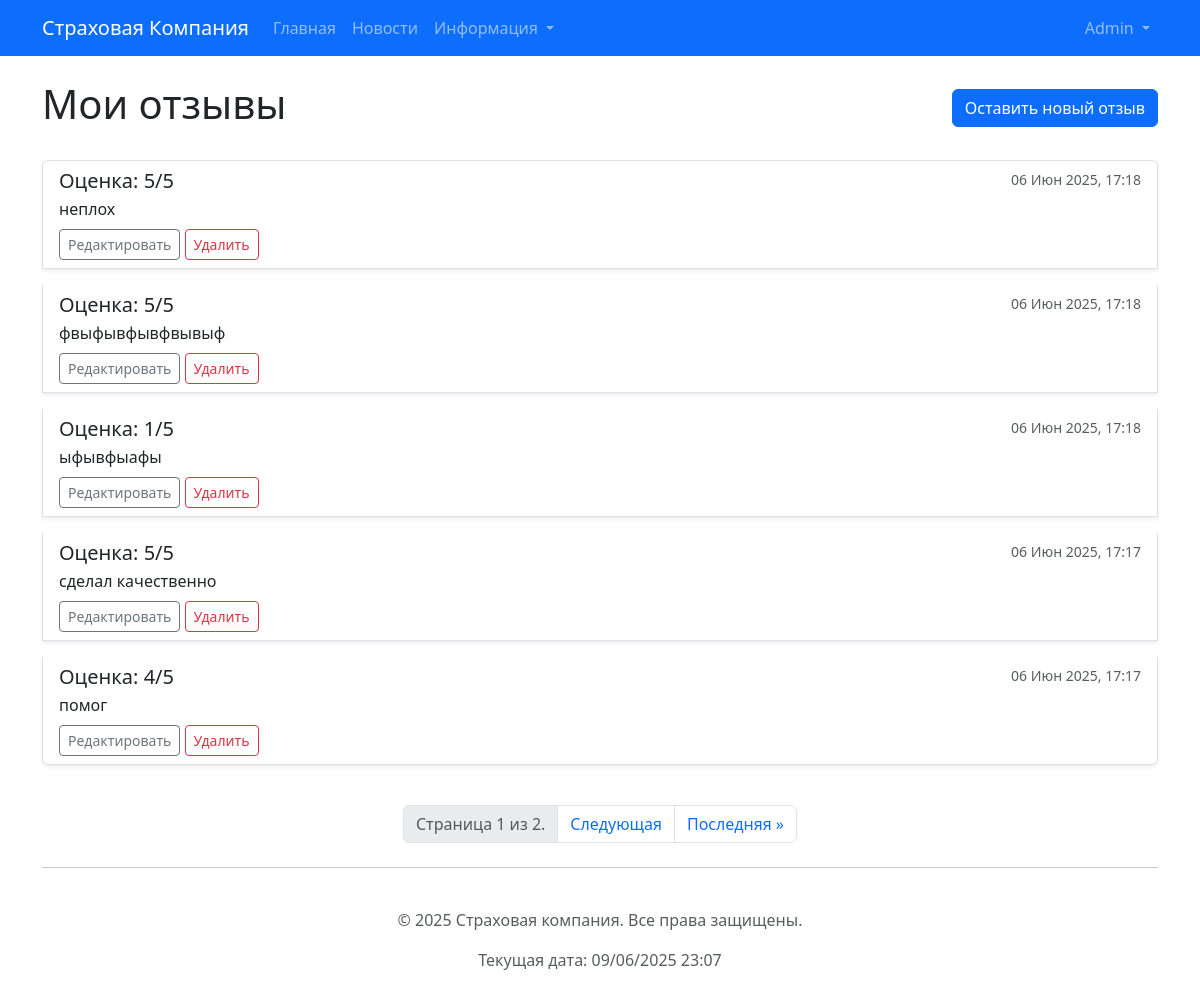
Screenshot of /my-reviews/ (signed in) with the database file from the repository.
### insurance_app/models.py (models this page shows, shortened)
class Review(models.Model):
    user = models.ForeignKey(User, on_delete=models.CASCADE, verbose_name="Пользователь (клиент)") # Отзыв оставляет зарегистрированный пользователь
    RATING_CHOICES = [(i, str(i)) for i in range(1, 6)]
    rating = models.IntegerField(choices=RATING_CHOICES, verbose_name="Оценка")
    text = models.TextField(verbose_name="Текст отзыва")
    created_at = models.DateTimeField(default=timezone.now, verbose_name="Дата отзыва")
    class Meta:
        verbose_name = "Отзыв"
        verbose_name_plural = "Отзывы"
        ordering = ['-created_at']

### insurance_app/views.py (the view)
# urls.py: path('my-reviews/', views.UserReviewListView.as_view(), name='user_reviews'),
class UserReviewListView(LoginRequiredMixin, UserPassesTestMixin, ListView):
    model = Review
    template_name = 'insurance_app/reviews/user_review_list.html'
    context_object_name = 'reviews'
    paginate_by = 5
    def test_func(self):
        return hasattr(self.request.user, 'client_profile')
    def get_queryset(self):
        return Review.objects.filter(user=self.request.user).order_by('-created_at')
    def get_context_data(self, **kwargs):
        context = super().get_context_data(**kwargs)
        context['page_title'] = 'Мои отзывы'
        return context

### insurance_app/templates/insurance_app/reviews/user_review_list.html (shortened to what this page needs)
{% extends 'base.html' %}
{% block content %}
<div class="d-flex justify-content-between align-items-center mb-4">
    <h1>{{ page_title }}</h1>
    <a href="{% url 'insurance_app:review_create' %}" class="btn btn-primary">Оставить новый отзыв</a>
</div>
{% if reviews %}
    <div class="list-group">
        {% for review in reviews %}
            <div class="list-group-item list-group-item-action flex-column align-items-start mb-3 shadow-sm">
                <div class="d-flex w-100 justify-content-between">
                    <h5 class="mb-1">Оценка: {{ review.rating }}/5</h5>
                    <small class="text-muted">{{ review.created_at|date:"d M Y, H:i" }}</small>
                </div>
                <p class="mb-1">{{ review.text|linebreaksbr }}</p>
                <div class="mt-2">
                    <a href="{% url 'insurance_app:review_update' pk=review.pk %}" class="btn btn-sm btn-outline-secondary">Редактировать</a>
                    <a href="{% url 'insurance_app:review_delete' pk=review.pk %}" class="btn btn-sm btn-outline-danger">Удалить</a>
                </div>
            </div>
        {% endfor %}
    </div>
    {% if is_paginated %}
        <nav aria-label="Page navigation">
            <ul class="pagination justify-content-center mt-4">
                <li class="page-item disabled"><span class="page-link">Страница {{ page_obj.number }} из {{ page_obj.paginator.num_pages }}.</span></li>
                {% if page_obj.has_next %}
                    <li class="page-item"><a class="page-link" href="?page={{ page_obj.next_page_number }}">Следующая</a></li>
                    <li class="page-item"><a class="page-link" href="?page={{ page_obj.paginator.num_pages }}">Последняя &raquo;</a></li>
                {% endif %}
            </ul>
        </nav>
    {% endif %}
{% else %}
    <div class="alert alert-info" role="alert">
        Вы еще не оставили ни одного отзыва. <a href="{% url 'insurance_app:review_create' %}" class="alert-link">Хотите быть первым?</a>
    </div>
{% endif %}
{% endblock %}

### templates/base.html (shortened to what this page needs)
<!DOCTYPE html>
<html lang="ru">
<head>
    <link href="https://cdn.jsdelivr.net/npm/bootstrap@5.3.3/dist/css/bootstrap.min.css" rel="stylesheet">
</head>
<body>
    <nav class="navbar navbar-expand-lg navbar-dark bg-primary mb-4">
        <div class="container">
            <a class="navbar-brand" href="{% url 'insurance_app:home' %}">Страховая Компания</a>
            <div class="collapse navbar-collapse" id="navbarNavDropdown">
                <ul class="navbar-nav me-auto mb-2 mb-lg-0">
                    <li class="nav-item">
                        <a class="nav-link {% if request.resolver_match.url_name == 'home' %}active{% endif %}" aria-current="page" href="{% url 'insurance_app:home' %}">Главная</a>
                    </li>
                    <li class="nav-item">
                        <a class="nav-link {% if request.resolver_match.url_name == 'news_list' %}active{% endif %}" href="{% url 'insurance_app:news_list' %}">Новости</a>
                    </li>
                    <li class="nav-item dropdown">
                        <a class="nav-link dropdown-toggle" href="#" id="navbarDropdownPublicLinks" role="button" data-bs-toggle="dropdown" aria-expanded="false">
                            Информация
                        </a>
                    </li>
                </ul>
                <ul class="navbar-nav ms-auto mb-2 mb-lg-0">
                    {% if user.is_authenticated %}
                        <li class="nav-item dropdown">
                            <a class="nav-link dropdown-toggle" href="#" id="navbarDropdownUserMenu" role="button" data-bs-toggle="dropdown" aria-expanded="false">
                                {{ user.username }}
                            </a>
                        </li>
                    {% endif %}
                </ul>
            </div>
        </div>
    </nav>
    <div class="container">
        <main class="my-4">
            {% block content %}{% endblock %}
        </main>
        <hr>
        <footer class="py-3 my-4">
            <p class="text-center text-muted">&copy; {% now "Y" %} Страховая компания. Все права защищены.</p>
            <p class="text-center text-muted">Текущая дата: {% now "d/m/Y H:i" %}</p>
        </footer>
    </div>
</body>
</html>

### rows the page displays
Review: rating "5", created_at "06 Июн 2025, 17:18", text "неплох"
Review: rating "5", created_at "06 Июн 2025, 17:18", text "фвыфывфывфвывыф"
Review: rating "1", created_at "06 Июн 2025, 17:18", text "ыфывфыафы"
Review: rating "5", created_at "06 Июн 2025, 17:17", text "сделал качественно"
Review: rating "4", created_at "06 Июн 2025, 17:17", text "помог"

### other values shown
{{ user.username }} "Admin"
{{ page_title }} "Мои отзывы"
{{ page_obj.number }} "1"
{{ page_obj.paginator.num_pages }} "2"
